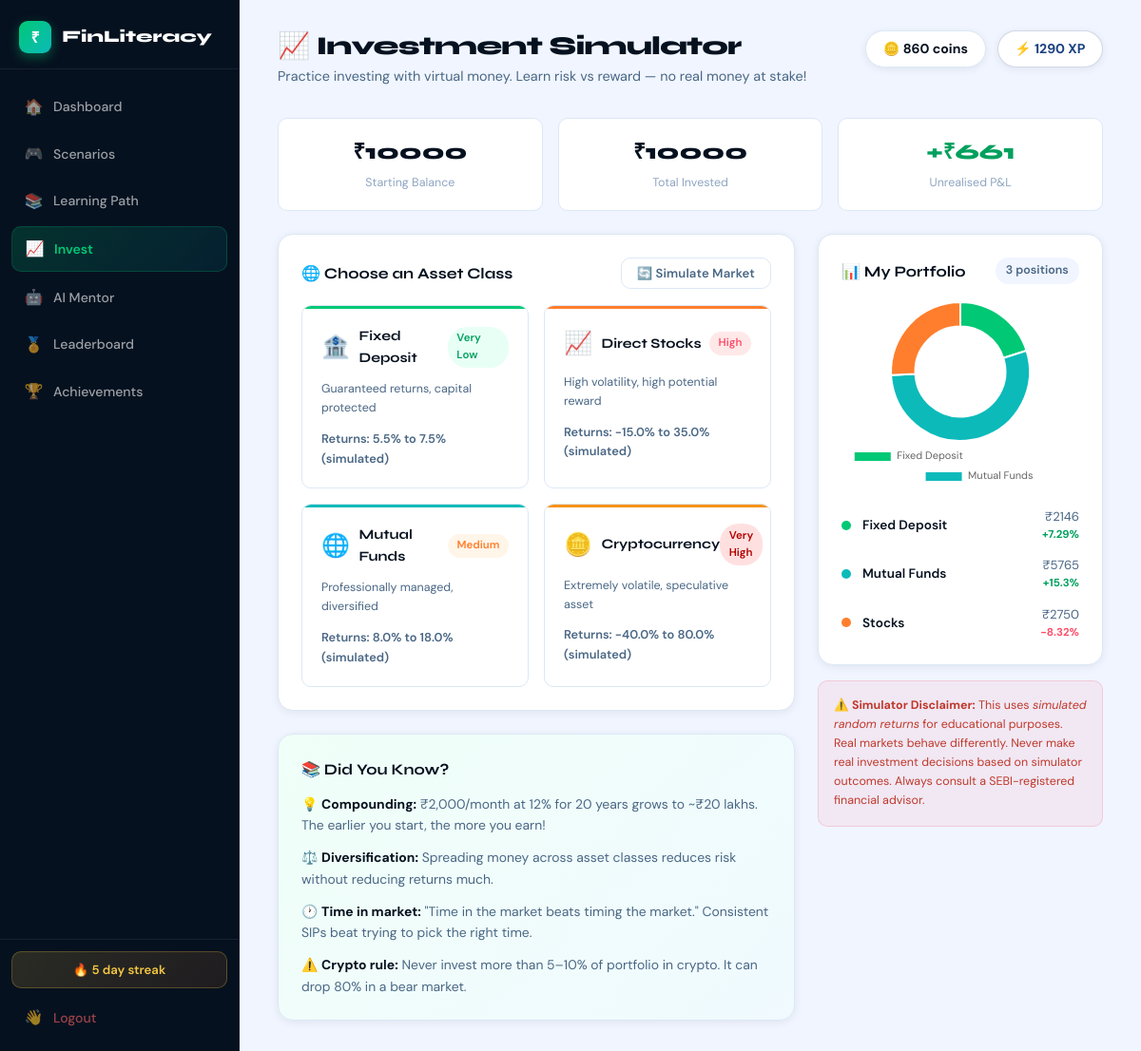
Screenshot of /invest (signed in) with the database file from the repository.
### finliteracy_split/models.py (models this page shows, shortened)
class User(db.Model):
    __tablename__ = 'users'
    id            = db.Column(db.Integer, primary_key=True)
    username      = db.Column(db.String(80),  unique=True, nullable=False)
    email         = db.Column(db.String(120), unique=True, nullable=False)
    password      = db.Column(db.String(200), nullable=False)   # TODO: bcrypt in prod
    xp            = db.Column(db.Integer, default=0)
    coins         = db.Column(db.Integer, default=100)
    level         = db.Column(db.Integer, default=1)
    streak_days   = db.Column(db.Integer, default=0)
    last_login    = db.Column(db.DateTime, default=datetime.utcnow)
    created_at    = db.Column(db.DateTime, default=datetime.utcnow)
    progress      = db.relationship('Progress',    backref='user', lazy=True, uselist=False)
    investments   = db.relationship('Investment',  backref='user', lazy=True)
    achievements  = db.relationship('UserAchievement', backref='user', lazy=True)

class Investment(db.Model):
    __tablename__ = 'investments'
    id           = db.Column(db.Integer, primary_key=True)
    user_id      = db.Column(db.Integer, db.ForeignKey('users.id'), nullable=False)
    asset_type   = db.Column(db.String(30), nullable=False)   # fd|stocks|mutual_funds|crypto
    amount       = db.Column(db.Float, nullable=False)
    current_value= db.Column(db.Float, nullable=False)
    return_pct   = db.Column(db.Float, default=0.0)
    invested_at  = db.Column(db.DateTime, default=datetime.utcnow)
    is_active    = db.Column(db.Boolean, default=True)

### finliteracy_split/routes/investment.py (the view)
@investment_bp.route('/invest')
def invest():
    user = get_current_user()
    if not user:
        return redirect(url_for('auth.login'))
    investments    = [inv for inv in user.investments if inv.is_active]
    total_invested = sum(inv.amount for inv in investments)
    total_current  = sum(inv.current_value for inv in investments)
    return render_template('investment_simulator.html',
        user=user,
        investments=investments,
        assets=INVESTMENT_ASSETS,
        total_invested=total_invested,
        total_current=total_current,
        starting_balance=_VIRTUAL_STARTING_BALANCE,
        assets_json=json.dumps(INVESTMENT_ASSETS),
    )

### finliteracy_split/utils.py (called while the page is built)
def get_current_user():
    if 'user_id' in session:
        return User.query.get(session['user_id'])
    return None

### finliteracy_split/templates/investment_simulator.html (shortened to what this page needs)
<!DOCTYPE html>
<html lang="en">
<head>
    <link rel="stylesheet" href="{{ url_for('static', filename='css/base.css') }}">
    <link rel="stylesheet" href="{{ url_for('static', filename='css/investment_simulator.css') }}">
    <link rel="stylesheet" href="{{ url_for('static', filename='css/notifications.css') }}">
</head>
<body>
<aside class="sidebar">
    <div class="sidebar-brand">
        <div class="brand-icon-sm">₹</div>
        <span>FinLiteracy</span>
    </div>
    <nav class="sidebar-nav">
        <a href="/dashboard"    class="nav-item"><span class="nav-icon">🏠</span> Dashboard</a>
        <a href="/scenario"     class="nav-item"><span class="nav-icon">🎮</span> Scenarios</a>
        <a href="/learning"     class="nav-item"><span class="nav-icon">📚</span> Learning Path</a>
        <a href="/invest"       class="nav-item active"><span class="nav-icon">📈</span> Invest</a>
        <a href="/mentor"       class="nav-item"><span class="nav-icon">🤖</span> AI Mentor</a>
        <a href="/leaderboard"  class="nav-item"><span class="nav-icon">🏅</span> Leaderboard</a>
        <a href="/achievements" class="nav-item"><span class="nav-icon">🏆</span> Achievements</a>
    </nav>
    <div class="sidebar-bottom">
        <div class="streak-badge">🔥 {{ user.streak_days }} day streak</div>
        <a href="/logout" class="nav-item nav-logout"><span class="nav-icon">👋</span> Logout</a>
    </div>
</aside>
<main class="main-content">
    <header class="page-header">
        <div>
            <h2 class="page-title">📈 Investment Simulator</h2>
            <p class="page-subtitle">Practice investing with virtual money. Learn risk vs reward — no real money at stake!</p>
        </div>
        <div class="header-coins">
            <span class="coin-display">🪙 {{ user.coins }} coins</span>
            <span class="coin-display xp-display">⚡ {{ user.xp }} XP</span>
        </div>
    </header>
    <div class="portfolio-summary">
        <div class="portfolio-card">
            <span class="portfolio-value">₹{{ starting_balance | int }}</span>
            <span class="portfolio-label">Starting Balance</span>
        </div>
        <div class="portfolio-card">
            <span class="portfolio-value">₹{{ total_invested | int }}</span>
            <span class="portfolio-label">Total Invested</span>
        </div>
        <div class="portfolio-card">
            <span class="portfolio-value {{ 'portfolio-positive' if (total_current - total_invested) >= 0 else 'portfolio-negative' }}">
                {{ '+' if (total_current - total_invested) >= 0 else '' }}₹{{ ((total_current - total_invested) | round(0) | int) }}
            </span>
            <span class="portfolio-label">Unrealised P&L</span>
        </div>
    </div>
    <div class="invest-layout">
        <div>
            <div class="card" style="margin-bottom:1.5rem;">
                <div class="card-header">
                    <h3 class="card-title">🌐 Choose an Asset Class</h3>
                    <button id="simulate-btn" class="btn btn-sm btn-outline" onclick="simulateMarket()">🔄 Simulate Market</button>
                </div>
                <div class="asset-cards">
                    {% for key, asset in assets.items() %}
                    <div class="asset-card"
                         data-asset="{{ key }}"
                         style="--asset-color: {{ asset.color }};"
                         onclick="selectAsset('{{ key }}')">
                        <div class="asset-header">
                            <div class="asset-icon-wrap">
                                <span class="asset-icon">{{ asset.icon }}</span>
                                <span class="asset-name">{{ asset.name }}</span>
                            </div>
                            <span class="asset-risk risk-{{ asset.risk | lower | replace(' ', '-') }}">{{ asset.risk }}</span>
                        </div>
                        <p class="asset-desc">{{ asset.description }}</p>
                        <div class="asset-return-range">
                            Returns: {{ asset.min_return }}% to {{ asset.max_return }}% (simulated)
                        </div>
                    </div>
                    {% endfor %}
                </div>
            </div>
            <div class="card" style="margin-top:1.5rem;background:linear-gradient(135deg,#f0fff8,#f0faff);">
                <h3 class="card-title" style="margin-bottom:0.75rem;">📚 Did You Know?</h3>
                <div style="display:flex;flex-direction:column;gap:0.75rem;font-size:0.87rem;color:var(--text-secondary);">
                    <div>💡 <strong style="color:var(--blue-dark);">Compounding:</strong> ₹2,000/month at 12% for 20 years grows to ~₹20 lakhs. The earlier you start, the more you earn!</div>
                    <div>⚖️ <strong style="color:var(--blue-dark);">Diversification:</strong> Spreading money across asset classes reduces risk without reducing returns much.</div>
                    <div>🕐 <strong style="color:var(--blue-dark);">Time in market:</strong> "Time in the market beats timing the market." Consistent SIPs beat trying to pick the right time.</div>
                    <div>⚠️ <strong style="color:var(--blue-dark);">Crypto rule:</strong> Never invest more than 5–10% of portfolio in crypto. It can drop 80% in a bear market.</div>
                </div>
            </div>
        </div>
        <div>
            <div class="card" style="margin-bottom:1rem;">
                <div class="card-header">
                    <h3 class="card-title">📊 My Portfolio</h3>
                    <span class="card-badge">{{ investments | length }} positions</span>
                </div>
                {% if investments %}
                <div style="height:200px;position:relative;margin-bottom:1rem;">
                    <canvas id="portfolio-chart"></canvas>
                </div>
                <div class="portfolio-holdings">
                    {% for inv in investments %}
                    <div class="holding-row">
                        <div class="holding-dot" style="background:
                            {% if inv.asset_type == 'fd' %}#00c875
                            {% elif inv.asset_type == 'stocks' %}#ff7e2d
                            {% elif inv.asset_type == 'mutual_funds' %}#0cbaba
                            {% else %}#f7931a{% endif %}">
                        </div>
                        <span class="holding-name">
                            {% if inv.asset_type == 'fd' %}Fixed Deposit
                            {% elif inv.asset_type == 'stocks' %}Stocks
                            {% elif inv.asset_type == 'mutual_funds' %}Mutual Funds
                            {% else %}Crypto{% endif %}
                        </span>
                        <div style="text-align:right;">
                            <div class="holding-amount">₹{{ inv.current_value | round(0) | int }}</div>
                            <div class="holding-return {{ 'holding-positive' if inv.return_pct >= 0 else 'holding-negative' }}" style="font-size:0.72rem;">
                                {{ '+' if inv.return_pct >= 0 else '' }}{{ inv.return_pct }}%
                            </div>
                        </div>
                    </div>
                    {% endfor %}
                </div>
                {% else %}
                <div style="text-align:center;padding:2rem;color:var(--text-muted);">
                    <div style="font-size:2rem;margin-bottom:0.5rem;">📭</div>
                    <p style="font-size:0.88rem;">No investments yet.<br>Pick an asset above to start!</p>
                </div>
                {% endif %}
            </div>
            <div style="background:rgba(255,77,106,0.07);border:1.5px solid rgba(255,77,106,0.2);border-radius:var(--radius-sm);padding:1rem;">
                <p style="font-size:0.78rem;color:#c0392b;line-height:1.6;">
                    ⚠️ <strong>Simulator Disclaimer:</strong> This uses <em>simulated random returns</em> for educational purposes.
                    Real markets behave differently. Never make real investment decisions based on simulator outcomes.
                    Always consult a SEBI-registered financial advisor.
                </p>
            </div>
        </div>
    </div>
</main>
<script>
initInvestSimulator('{{ assets_json | safe }}');
{% if investments %}
const holdingsData = [
    {% for inv in investments %}
    {
        name: '{% if inv.asset_type == "fd" %}Fixed Deposit{% elif inv.asset_type == "stocks" %}Stocks{% elif inv.asset_type == "mutual_funds" %}Mutual Funds{% else %}Crypto{% endif %}',
        type: '{{ inv.asset_type }}',
        current_value: {{ inv.current_value }},
        return_pct: {{ inv.return_pct }}
    }{% if not loop.last %},{% endif %}
    {% endfor %}
];
initPortfolioChart(holdingsData);
{% endif %}
</script>
</body>
</html>

### finliteracy_split/static/css/investment_simulator.css (style rules this page uses)
.invest-layout { display: grid; grid-template-columns: 1fr 300px; gap: 1.5rem; }
.portfolio-summary { display: grid; grid-template-columns: repeat(3, 1fr); gap: 1rem; margin-bottom: 1.5rem; }
.portfolio-card { background: white; border: 1.5px solid var(--border); border-radius: var(--radius-sm); padding: 1.1rem 1.25rem; text-align: center; }
.portfolio-value { font-family: 'Syne', sans-serif; font-size: 1.4rem; font-weight: 800; color: var(--blue-dark); display: block; }
.portfolio-label { font-size: 0.78rem; color: var(--text-muted); }
.portfolio-positive { color: var(--green-dark) !important; }
.asset-cards { display: grid; grid-template-columns: 1fr 1fr; gap: 1rem; }
.asset-card { background: white; border: 1.5px solid var(--border); border-radius: var(--radius-sm); padding: 1.25rem; cursor: pointer; transition: all var(--transition); position: relative; overflow: hidden; }
.asset-card::before { content: ''; position: absolute; top: 0; left: 0; right: 0; height: 3px; background: var(--asset-color, var(--green)); }
.asset-header { display: flex; align-items: center; justify-content: space-between; margin-bottom: 0.75rem; }
.asset-icon-wrap { display: flex; align-items: center; gap: 0.6rem; }
.asset-icon { font-size: 1.5rem; }
.asset-name { font-family: 'Syne', sans-serif; font-size: 0.9rem; font-weight: 700; color: var(--blue-dark); }
.asset-risk { font-size: 0.72rem; padding: 0.2rem 0.6rem; border-radius: 20px; font-weight: 600; }
.risk-medium { background: #fff5e8; color: var(--orange); }
.risk-high { background: #ffe8e8; color: var(--red); }
.risk-very-low { background: #e8fff5; color: var(--green-dark); }
.risk-very-high { background: #ffe0e0; color: #b30000; }
.asset-desc { font-size: 0.78rem; color: var(--text-secondary); margin-bottom: 0.75rem; }
.asset-return-range { font-size: 0.8rem; font-weight: 600; color: var(--text-secondary); }
.portfolio-holdings { display: flex; flex-direction: column; gap: 0.75rem; }
.holding-row { display: flex; align-items: center; gap: 0.75rem; }
.holding-dot { width: 10px; height: 10px; border-radius: 50%; flex-shrink: 0; }
.holding-name { font-size: 0.85rem; font-weight: 600; flex: 1; }
.holding-amount { font-size: 0.82rem; color: var(--text-secondary); }
.holding-return { font-size: 0.8rem; font-weight: 700; }
.holding-positive { color: var(--green-dark); }
.holding-negative { color: var(--red); }

### rows the page displays
User: streak_days "5", coins "860", xp "1290"
Investment: asset_type "Fixed Deposit", current_value "2146", return_pct "+", return_pct "7.29"
Investment: asset_type "Mutual Funds", current_value "5765", return_pct "+", return_pct "15.3"
Investment: asset_type "Stocks", current_value "2750", return_pct "-8.32"

### other values shown
{{ starting_balance | int }} "10000"
{{ total_invested | int }} "10000"
{{ '+' if (total_current - total_invested) >= 0 else '' }} "+"
{{ ((total_current - total_invested) | round(0) | int) }} "661"
{{ asset.icon }} "🏦" "📈" "🌐" "🪙"
{{ asset.name }} "Fixed Deposit" "Direct Stocks" "Mutual Funds" "Cryptocurrency"
{{ asset.risk }} "Very Low" "High" "Medium" "Very High"
{{ asset.description }} "Guaranteed returns, capital protected" "High volatility, high potential reward" "Professionally managed, diversified" "Extremely volatile, speculative asset"
{{ asset.min_return }} "5.5" "-15.0" "8.0" "-40.0"
{{ asset.max_return }} "7.5" "35.0" "18.0" "80.0"
{{ investments | length }} "3"
chart data {{ inv.current_value }} 2145.8, 5765.0, 2750.4
